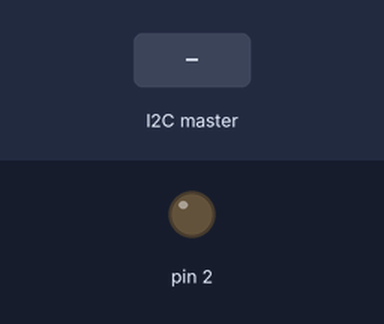
A sketch run on a simulated Arduino Uno, built with avr-gcc and run on an emulated ATmega328P. On the bench: output pins drawn as LEDs (lit = HIGH). Inputs (shaded band) come from the test bench. What the sketch prints to the serial monitor is not drawn.

Above: at 1.2 s.
1.3 s: the I2C master sends the byte 2
At 1.9 s:
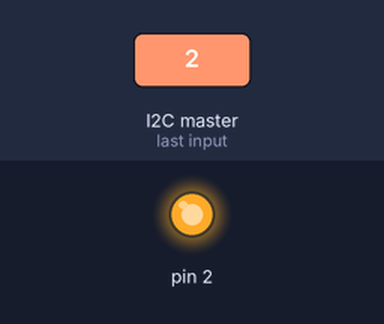
Timing chart, 0 to 4.3 s (numbered marks = the images above; inputs shaded):
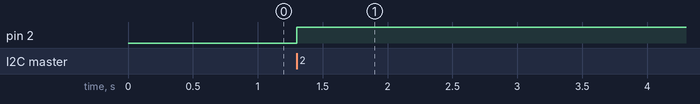

The sketch:

digitalWrite.ino
```cpp
#include <Wire.h>

#define SLAVE_ADDRESS 0x04
void setup()
{
    Serial.begin(9600);         // start serial for output
    Wire.begin(SLAVE_ADDRESS);
    Wire.onReceive(receiveData);
    Wire.onRequest(sendData);
    Serial.println("Ready!");
}
int pin,st,flag=0;
void loop()
{
  if(flag==1)
  {
    flag=0;
    pinMode(pin,OUTPUT);
    digitalWrite(pin,st);
  }
}

void receiveData(int byteCount)
{
    while(Wire.available()>0)
    {
      pin=Wire.read();
      st=Wire.read();
      flag=1;
    }
}

// callback for sending data
void sendData()
{
  Wire.write("~");
}
```

Measured:
- after the input at 1.3 s, pin 2: LOW → HIGH at once
